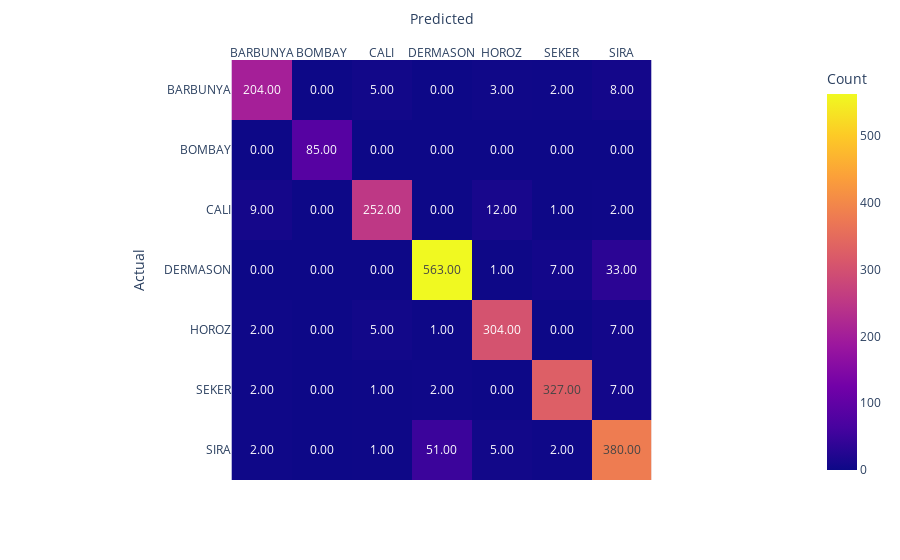

The notebook cell saved with this chart:
### Code cell
#Lepsze wyniki dla danyh niezakodowanyh
print("zwykly encoding")
forest = RandomForestClassifier(n_estimators=100, random_state=42, criterion='gini')
forest.fit(X_train, y_encoded2)
y_hat = forest.predict(X_val)
print("Forest accuracy: {:.2f}".format(forest.score(X_val, y_val_encoded2)))
print("Forest f1 score: {:.2f}".format(sklearn.metrics.f1_score(y_val_encoded2, y_hat, average='weighted')))

y_hat = labelencoder.inverse_transform(y_hat)

cm = confusion_matrix(y_val, y_hat, labels=class_names)
report = classification_report(y_val, y_hat)
print("Report:\n", report)


fig = px.imshow(cm, labels=dict(x="Predicted", y="Actual", color="Count"), x=class_names, y=class_names,text_auto='.2f')
fig.update_xaxes(side="top")
fig.show()

print("OneHotEncoding")
forest = RandomForestClassifier(n_estimators=100, random_state=42, criterion='gini')
forest.fit(X_train, y_encoded)
y_hat = forest.predict(X_val)

#cm = confusion_matrix(y_val, y_hat, labels=class_names)
report = classification_report(y_val_encoded, y_hat)
print("Report:\n", report)


fig = px.imshow(cm, labels=dict(x="Predicted", y="Actual", color="Count"), x=class_names, y=class_names,text_auto='.2f')
fig.update_xaxes(side="top")
fig.show()

print("PO USUNIĘCIU KOLUMN")
forest = RandomForestClassifier(n_estimators=100, random_state=42, criterion='gini')
forest.fit(X_train_filtered, y_train)
y_hat = forest.predict(X_val_filtered)
print("Forest accuracy: {:.2f}".format(forest.score(X_val_filtered, y_val)))
print("Forest f1 score: {:.2f}".format(sklearn.metrics.f1_score(y_val, y_hat, average='weighted')))

cm2 = confusion_matrix(y_val, y_hat)
#print(f"confusion matrix:")
#print(cm)
report = classification_report(y_val, y_hat)
print("Report:\n", report)


fig = px.imshow(cm2-cm, labels=dict(x="Predicted", y="Actual", color="Count"), x=class_names, y=class_names,text_auto='.2f')
fig.update_xaxes(side="top")
fig.show()

### Figure 1 — Plotly figure (JSON) as saved in the notebook; plotly's stock layout.template omitted (floating-point values rounded to 4 significant figures)
{"data": [{"coloraxis": "coloraxis", "hovertemplate": "Predicted: %{x}<br>Actual: %{y}<br>Count: %{z}<extra></extra>", "name": "0", "texttemplate": "%{z:.2f}", "type": "heatmap", "x": ["BARBUNYA", "BOMBAY", "CALI", "DERMASON", "HOROZ", "SEKER", "SIRA"], "xaxis": "x", "y": ["BARBUNYA", "BOMBAY", "CALI", "DERMASON", "HOROZ", "SEKER", "SIRA"], "yaxis": "y", "z": [[204, 0, 5, 0, 3, 2, 8], [0, 85, 0, 0, 0, 0, 0], [9, 0, 252, 0, 12, 1, 2], [0, 0, 0, 563, 1, 7, 33], [2, 0, 5, 1, 304, 0, 7], [2, 0, 1, 2, 0, 327, 7], [2, 0, 1, 51, 5, 2, 380]]}], "layout": {"coloraxis": {"colorbar": {"title": {"text": "Count"}}, "colorscale": [[0, "#0d0887"], [0.1111, "#46039f"], [0.2222, "#7201a8"], [0.3333, "#9c179e"], [0.4444, "#bd3786"], [0.5556, "#d8576b"], [0.6667, "#ed7953"], [0.7778, "#fb9f3a"], [0.8889, "#fdca26"], [1, "#f0f921"]]}, "margin": {"t": 60}, "xaxis": {"anchor": "y", "constrain": "domain", "domain": [0, 1], "scaleanchor": "y", "side": "top", "title": {"text": "Predicted"}}, "yaxis": {"anchor": "x", "autorange": "reversed", "constrain": "domain", "domain": [0, 1], "title": {"text": "Actual"}}}}
